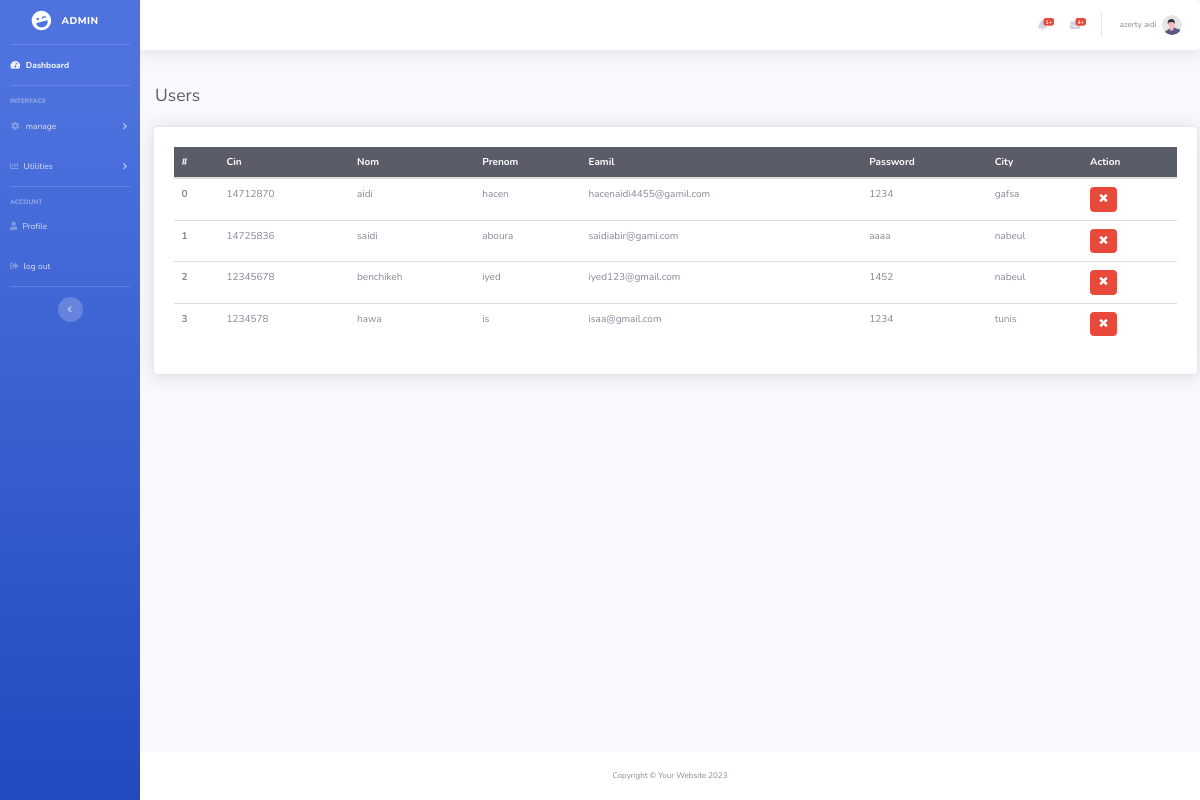
The page /viwes/admin/client.php (signed in) on the database its author committed.
### tables this page shows
CREATE TABLE `client` (
  `num` int(11) NOT NULL,
  `cin` varchar(8) NOT NULL,
  `nom` varchar(20) NOT NULL,
  `prenom` varchar(20) NOT NULL,
  `email` varchar(50) NOT NULL,
  `city` varchar(20) NOT NULL,
  `tel` varchar(8) NOT NULL,
  `mod2passe` varchar(40) NOT NULL
);

### database/config.php (called while the page is built, shortened)
<?php
abstract class Connexion {
function __construct()
{
$this->pdo =new PDO('mysql:host=localhost;dbname=hotel','root','');
}
}
?>

### controllers/admincontroller.php (called while the page is built, shortened)
<?php
include_once('../../database/config.php');
class controllerAdmin extends Connexion{
function listadmin($id){
    $query = "select * from admin where id = $id";
    $res = $this->pdo->prepare($query);
    $res->execute();
    return $res;
}
function listreservation($ch){
    $query = "select prenom,cl.nom,numero_chamber,confirmation,id_chamber,id_client,prix_total,date_fin,date_debut,numero from chamber c, client cl , reservation r where c.id = r.id_chamber and cl.num = r.id_client and r.confirmation = 0 ".$ch;
    $res = $this->pdo->prepare($query);
    $res->execute();
    return $res;
}
function countusers(){
    $query = "select * from client";
    $res = $this->pdo->prepare($query);
    $res->execute();
    return $res;
}
function listcontact($ch){
    $query = "select * from contact where reading = 0 ".$ch;
    $res = $this->pdo->prepare($query);
    $res->execute();
    return $res;
}
}
?>

### viwes/admin/client.php (the view, shortened to what this page needs)
<?php
include_once("../../controllers/admincontroller.php");
$controller = new  controllerAdmin();
$res = $controller->listadmin($_SESSION["idadmin"])->fetch();
$listres = $controller->listreservation("LIMIT 3");
$n = $listres->rowCount();
$listclient = $controller->countusers() ;
$countcontact = $controller->listcontact("")->rowCount();
?>
<!DOCTYPE html>
<html lang="en">
<head>
    <link rel="stylesheet" href="https://maxcdn.bootstrapcdn.com/bootstrap/3.3.7/css/bootstrap.min.css">
    <link href="vendor/fontawesome-free/css/all.min.css" rel="stylesheet" type="text/css">
    <link href="./css/style.css" rel="stylesheet" type="text/css">
    <link href="css/sb-admin-2.min.css" rel="stylesheet">
</head>
<body id="page-top">
    <div id="wrapper">
        <ul class="navbar-nav bg-gradient-primary sidebar sidebar-dark accordion" id="accordionSidebar">
            <a class="sidebar-brand d-flex align-items-center justify-content-center" href="index.html">
                <div class="sidebar-brand-icon rotate-n-15">
                    <i class="fas fa-laugh-wink"></i>
                </div>
                <div class="sidebar-brand-text mx-3">Admin</div>
            </a>
            <hr class="sidebar-divider my-0">
            <li class="nav-item active">
                <a class="nav-link" href="dashboard.php">
                    <i class="fas fa-fw fa-tachometer-alt"></i>
                    <span>Dashboard</span></a>
            </li>
            <hr class="sidebar-divider">
            <div class="sidebar-heading">
                Interface
            </div>
            <li class="nav-item">
                <a class="nav-link collapsed" href="#" data-toggle="collapse" data-target="#collapseTwo"
                    aria-expanded="true" aria-controls="collapseTwo">
                    <i class="fas fa-fw fa-cog"></i>
                    <span>manage</span>
                </a>
            </li>
            <li class="nav-item">
                <a class="nav-link collapsed" href="#" data-toggle="collapse" data-target="#collapseUtilities"
                    aria-expanded="true" aria-controls="collapseUtilities">
                    <i class="fas fa-chart-bar"></i>
                    <span>Utilities</span>
                </a>
            </li>
            <hr class="sidebar-divider">
            <div class="sidebar-heading">
            ACCOUNT
            </div>
            <li class="nav-item">
                <a class="nav-link" href="profile.php">
                <i class="fa fa-user"></i>
                    <span>Profile</span></a>
            </li>
            <li class="nav-item">
                <a class="nav-link" href="logout.php">
                <i class="fas fa-sign-out-alt" ></i>
                    <span>log out</span></a>
            </li>
            <hr class="sidebar-divider d-none d-md-block">
            <div class="text-center d-none d-md-inline">
                <button class="rounded-circle border-0" id="sidebarToggle"></button>
            </div>
        </ul>
        <div id="content-wrapper" class="d-flex flex-column">
            <div id="content">
                <nav class="navbar navbar-expand navbar-light bg-white topbar mb-4 static-top shadow">
                    <ul class="navbar-nav ml-auto">
                        <li class="nav-item dropdown no-arrow mx-1">
                            <a class="nav-link dropdown-toggle" href="#" id="alertsDropdown" role="button"
                                data-toggle="dropdown" aria-haspopup="true" aria-expanded="false">
                                <i class="fas fa-bell fa-fw"></i>
                                <span class="badge badge-danger badge-counter"><?php echo $n ?>+</span>
                            </a>
                        </li>
                        <li class="nav-item dropdown no-arrow mx-1">
                            <a class="nav-link dropdown-toggle" href="#" id="messagesDropdown" role="button"
                                data-toggle="dropdown" aria-haspopup="true" aria-expanded="false">
                                <i class="fas fa-envelope fa-fw"></i>
                                <span class="badge badge-danger badge-counter"><?php echo $countcontact ?>+</span>
                            </a>
                        </li>
                        <li class="nav-item dropdown no-arrow">
                            <a class="nav-link dropdown-toggle" href="#" id="userDropdown" role="button"
                                data-toggle="dropdown" aria-haspopup="true" aria-expanded="false">
                                <span class="mr-2 d-none d-lg-inline text-gray-600 small"><?php echo $res[3]." ".$res[4]?></span>
                                <img class="img-profile rounded-circle"
                                    src="img/undraw_profile.svg">
                            </a>
                        </li>
                    </ul>
                </nav>
                <div class="container-fluid">
                    <div class="d-sm-flex align-items-center justify-content-between mb-4">
                        <h1 class="h3 mb-0 text-gray-800">Users</h1>
                    </div>
                    <div class="row" >
                    <div class="col-xl-12 col-lg-12 card shadow" style="padding : 20px;margin:5px">
                    <table class="table">
                 <thead class="table-dark">
                       <th>#</th>
                      <th>Cin</th>
                      <th>Nom</th>
                          <th>Prenom</th>
                          <th>Eamil</th>
                          <th>Password</th>
                          <th>City</th>
                          <th>Action</th>
                               </thead>
                                <tbody>
                         <?php
                     $i = 0; while($l = $listclient->fetch()){ ?>
                        <tr>
                             <th><?php echo $i ?></th>
                        <td><?php echo $l[1] ?></td>
                          <td><?php echo $l[3] ?></td>
                       <td><?php echo $l[2] ?></td>
                       <td><?php echo $l[4]?></td>
                       <td><?php echo $l[7]?></td>
                       <td><?php echo $l[5]?></td>
                   <td><?php echo "<a href='deleteuser.php?id=$l[0]'><button type='button' class='btn btn-danger'><i class='glyphicon glyphicon-remove'></i></button></a>" ;
                             ?></td>
                                </tr>
                     <?php $i++;} ?>
                    </tbody>
                   </table>
                    </div></div>
                </div>
            </div>
            <footer class="sticky-footer bg-white">
                <div class="container my-auto">
                    <div class="copyright text-center my-auto">
                        <span>Copyright &copy; Your Website 2023</span>
                    </div>
                </div>
            </footer>
        </div>
    </div>
</body>
</html>

### rows shown on the page
client: cin "14712870", prenom "aidi", nom "hacen", email "hacenaidi4455@gamil.com", mod2passe "1234", city "gafsa"
client: cin "14725836", prenom "saidi", nom "aboura", email "saidiabir@gami.com", mod2passe "aaaa", city "nabeul"
client: cin "12345678", prenom "benchikeh", nom "iyed", email "iyed123@gmail.com", mod2passe "1452", city "nabeul"
client: cin "1234578", prenom "hawa", nom "is", email "isaa@gmail.com", mod2passe "1234", city "tunis"

### other values the page prints
$n "1"
$countcontact "4"
$res[3] "azerty"
$res[4] "aidi"
